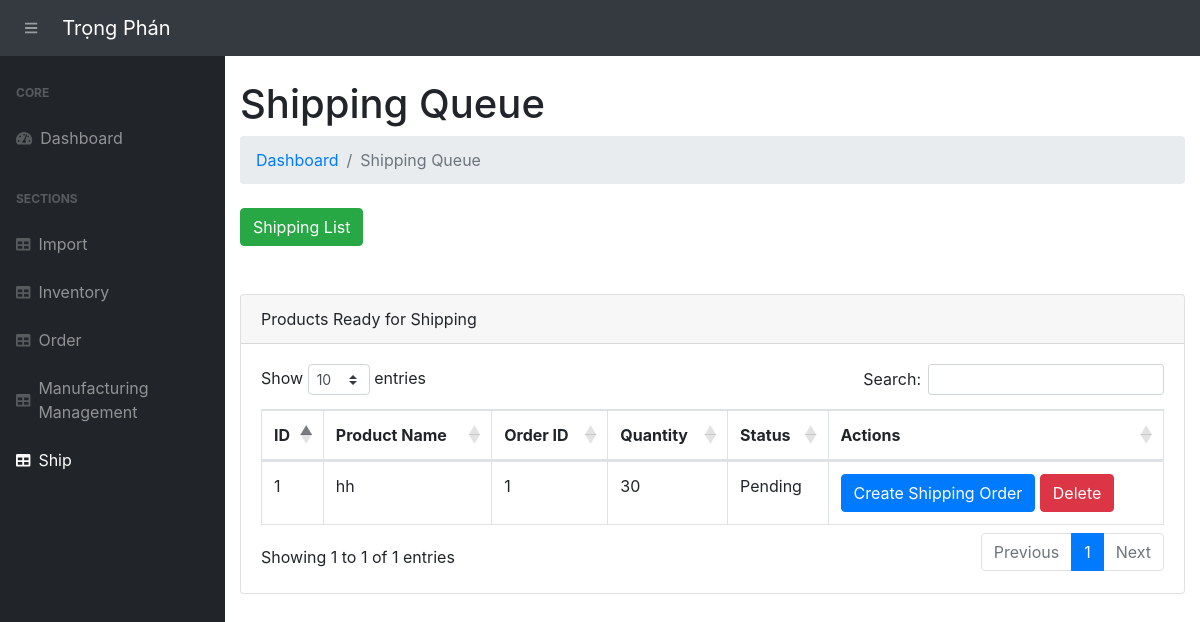
Page /shipping-queue/ on the earlier database version.
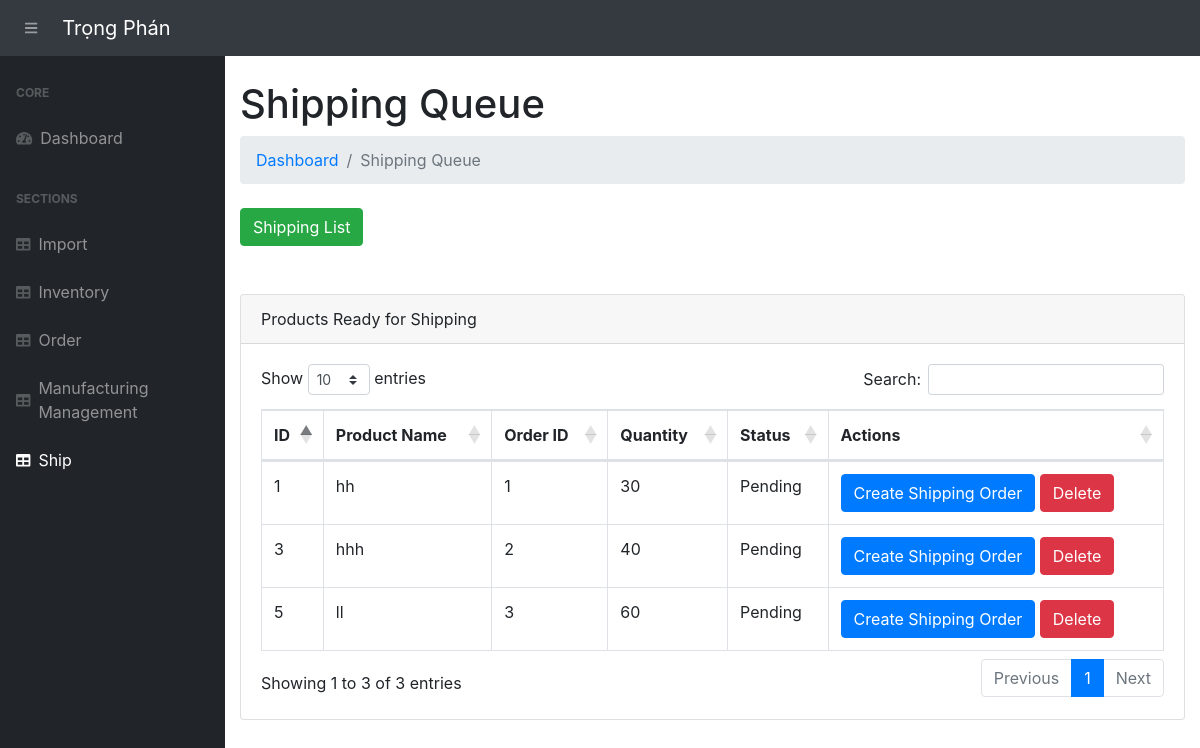
Same page on the later database version.
### app.py (models this page shows, shortened)
class ShippingQueue(db.Model):
    __tablename__ = 'shipping_queue'
    shipping_queue_id = db.Column(db.Integer, primary_key=True)
    order_id = db.Column(db.Integer, db.ForeignKey('orders.order_id'))
    batch_id = db.Column(db.Integer, db.ForeignKey('product_batches.batch_id'))
    product_name = db.Column(db.String(255), nullable=False)
    quantity = db.Column(db.Integer, nullable=False)
    status = db.Column(db.String(50), default='Pending')  # Trạng thái mặc định là "Pending"
    order_detail = db.relationship('Order', backref='shipping_queue')
    product_batch = db.relationship('ProductBatch', backref='shipping_queue')

### app.py (the view)
@app.route('/shipping-queue/', methods=["GET"])
def shipping_queue_list():
    shipping_queue_items = ShippingQueue.query.filter_by(status="Pending").all()
    return render_template('shipping_queue.html', shipping_queue_items=shipping_queue_items)

### templates/shipping_queue.html (shortened to what this page needs)
{% extends 'base.html' %}
{% block content %}
<main>
    <div class="container-fluid">
        <h1 class="mt-4">Shipping Queue</h1>
        <ol class="breadcrumb mb-4">
            <li class="breadcrumb-item"><a href="/">Dashboard</a></li>
            <li class="breadcrumb-item active">Shipping Queue</li>
        </ol>
        <a href="/shipping-list/" class="btn btn-success">Shipping List</a>
        <br><br><br>
        <div class="card mb-4">
            <div class="card-header">Products Ready for Shipping</div>
            <div class="card-body">
                <table class="table table-bordered" id="dataTable" width="100%" cellspacing="0">
                    <thead>
                        <tr>
                            <th>ID</th>
                            <th>Product Name</th>
                            <th>Order ID</th>
                            <th>Quantity</th>
                            <th>Status</th>
                            <th>Actions</th>
                        </tr>
                    </thead>
                    <tbody>
                        {% for item in shipping_queue_items %}
                            <tr>
                                <td>{{ item.batch_id }}</td>
                                <td>{{ item.product_name }}</td>
                                <td>{{ item.order_id }}</td>
                                <td>{{ item.quantity }}</td>
                                <td>{{ item.status }}</td>
                                <td>
                                    <a href="{{ url_for('create_shipping_order', order_id=item.order_id) }}" class="btn btn-primary">Create Shipping Order</a>
                                    <form action="{{ url_for('delete_shipping_queue', shipping_queue_id=item.shipping_queue_id) }}" method="POST" style="display:inline;">
                                        <button type="submit" class="btn btn-danger" onclick="return confirm('Are you sure you want to delete this item from the shipping queue?')">Delete</button>
                                    </form>
                                </td>
                            </tr>
                        {% endfor %}
                    </tbody>
                </table>
            </div>
        </div>
    </div>
</main>
{% endblock %}

Differences in the rows shown:
added ShippingQueue: batch_id "3", product_name "hhh", order_id "2", quantity "40", status "Pending"
added ShippingQueue: batch_id "5", product_name "ll", order_id "3", quantity "60", status "Pending"
Other differences:
text written by a page script: "Show entries Search: Showing 1 to 1 of 1 entries Previous 1 Next" → "Show entries Search: Showing 1 to 3 of 3 entries Previous 1 Next"
